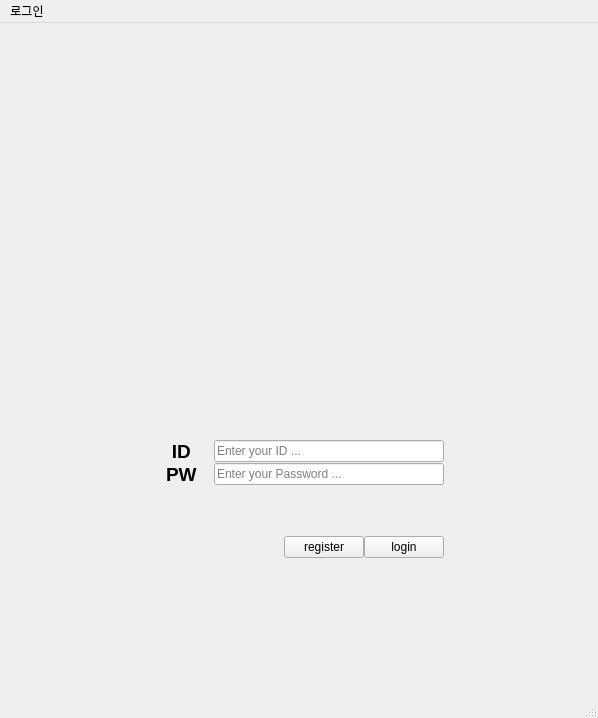
<?xml version="1.0" encoding="UTF-8"?>
<ui version="4.0">
 <class>LoginWindow</class>
 <widget class="QMainWindow" name="LoginWindow">
  <property name="geometry">
   <rect>
    <x>0</x>
    <y>0</y>
    <width>598</width>
    <height>718</height>
   </rect>
  </property>
  <property name="windowTitle">
   <string>MainWindow</string>
  </property>
  <widget class="QWidget" name="centralwidget">
   <layout class="QGridLayout" name="gridLayout_2">
    <item row="0" column="0">
     <layout class="QGridLayout" name="gridLayout_3">
      <property name="leftMargin">
       <number>120</number>
      </property>
      <property name="topMargin">
       <number>10</number>
      </property>
      <property name="rightMargin">
       <number>120</number>
      </property>
      <property name="bottomMargin">
       <number>10</number>
      </property>
      <property name="verticalSpacing">
       <number>10</number>
      </property>
      <item row="0" column="0">
       <layout class="QVBoxLayout" name="verticalLayout_5">
        <item>
         <widget class="QLabel" name="label_image">
          <property name="sizePolicy">
           <sizepolicy hsizetype="Preferred" vsizetype="Preferred">
            <horstretch>0</horstretch>
            <verstretch>0</verstretch>
           </sizepolicy>
          </property>
          <property name="text">
           <string/>
          </property>
          <property name="pixmap">
           <pixmap>../../images/Hanwha_Vision_RGB_4_KEV (1).png</pixmap>
          </property>
          <property name="scaledContents">
           <bool>true</bool>
          </property>
          <property name="wordWrap">
           <bool>false</bool>
          </property>
          <property name="margin">
           <number>-25</number>
          </property>
          <property name="indent">
           <number>-1</number>
          </property>
         </widget>
        </item>
       </layout>
      </item>
      <item row="1" column="0">
       <layout class="QVBoxLayout" name="verticalLayout_4">
        <property name="leftMargin">
         <number>25</number>
        </property>
        <property name="topMargin">
         <number>25</number>
        </property>
        <property name="rightMargin">
         <number>25</number>
        </property>
        <property name="bottomMargin">
         <number>25</number>
        </property>
        <item>
         <layout class="QHBoxLayout" name="horizontalLayout_8">
          <property name="topMargin">
           <number>50</number>
          </property>
          <item>
           <widget class="QLabel" name="label_ID">
            <property name="text">
             <string>&lt;html&gt;&lt;head/&gt;&lt;body&gt;&lt;p align=&quot;center&quot;&gt;&lt;span style=&quot; font-size:14pt; font-weight:700;&quot;&gt;ID &lt;/span&gt;&lt;/p&gt;&lt;/body&gt;&lt;/html&gt;</string>
            </property>
           </widget>
          </item>
          <item>
           <widget class="QLineEdit" name="lineEdit_ID">
            <property name="sizePolicy">
             <sizepolicy hsizetype="Fixed" vsizetype="Fixed">
              <horstretch>0</horstretch>
              <verstretch>0</verstretch>
             </sizepolicy>
            </property>
            <property name="minimumSize">
             <size>
              <width>230</width>
              <height>0</height>
             </size>
            </property>
            <property name="placeholderText">
             <string>Enter your ID ...</string>
            </property>
           </widget>
          </item>
         </layout>
        </item>
        <item>
         <layout class="QHBoxLayout" name="horizontalLayout_6">
          <property name="topMargin">
           <number>0</number>
          </property>
          <property name="bottomMargin">
           <number>50</number>
          </property>
          <item>
           <widget class="QLabel" name="label_PW">
            <property name="text">
             <string>&lt;html&gt;&lt;head/&gt;&lt;body&gt;&lt;p align=&quot;center&quot;&gt;&lt;span style=&quot; font-size:14pt; font-weight:700;&quot;&gt;PW &lt;/span&gt;&lt;/p&gt;&lt;/body&gt;&lt;/html&gt;</string>
            </property>
           </widget>
          </item>
          <item>
           <widget class="QLineEdit" name="lineEdit_PW">
            <property name="sizePolicy">
             <sizepolicy hsizetype="Fixed" vsizetype="Fixed">
              <horstretch>0</horstretch>
              <verstretch>0</verstretch>
             </sizepolicy>
            </property>
            <property name="minimumSize">
             <size>
              <width>230</width>
              <height>0</height>
             </size>
            </property>
            <property name="placeholderText">
             <string>Enter your Password ...</string>
            </property>
           </widget>
          </item>
         </layout>
        </item>
        <item>
         <layout class="QHBoxLayout" name="horizontalLayout_3">
          <item>
           <spacer name="horizontalSpacer">
            <property name="orientation">
             <enum>Qt::Orientation::Horizontal</enum>
            </property>
            <property name="sizeHint" stdset="0">
             <size>
              <width>40</width>
              <height>20</height>
             </size>
            </property>
           </spacer>
          </item>
          <item>
           <widget class="QPushButton" name="button_register">
            <property name="text">
             <string>register</string>
            </property>
           </widget>
          </item>
          <item>
           <widget class="QPushButton" name="button_login">
            <property name="text">
             <string>login</string>
            </property>
           </widget>
          </item>
         </layout>
        </item>
        <item>
         <layout class="QHBoxLayout" name="horizontalLayout_9">
          <item>
           <widget class="QLabel" name="label_loginStatus">
            <property name="text">
             <string/>
            </property>
           </widget>
          </item>
         </layout>
        </item>
       </layout>
      </item>
     </layout>
    </item>
   </layout>
  </widget>
  <widget class="QMenuBar" name="menubar">
   <property name="geometry">
    <rect>
     <x>0</x>
     <y>0</y>
     <width>598</width>
     <height>27</height>
    </rect>
   </property>
   <widget class="QMenu" name="menuLogin">
    <property name="title">
     <string>로그인</string>
    </property>
   </widget>
   <addaction name="menuLogin"/>
  </widget>
  <widget class="QStatusBar" name="statusbar"/>
 </widget>
 <resources/>
 <connections/>
</ui>
